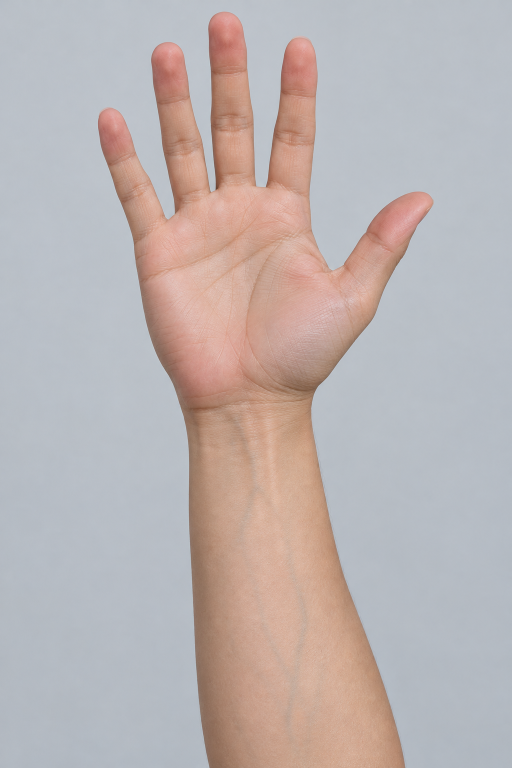
#> input picture HappyToyV2/SourceArt/PlayerHandsV2/References/neutral-hand.png, 1024 x 1536 px (shown at 1/2 size); its folder holds 2 pictures in this run
$ python prepare_projection.py
#> lines starting #> are read from the running program, lines starting #| are printed output that depends on the picture; after the words box and inside, x2 and y2 are one past the last pixel; in counts of white or black regions, pixels touching at a corner belong together
"""Prepare photographic projection borders; Python 3.11/Pillow/NumPy/SciPy.
Keeps the generated reference photographs unchanged. This deterministic padding
prevents grey background bleeding onto the UV seams of the finished 3D hand.
"""
from pathlib import Path
from PIL import Image,ImageFilter
import numpy as np
from scipy.ndimage import distance_transform_edt,binary_erosion
ROOT=Path(__file__).resolve().parent
(ROOT/'Derived').mkdir(exist_ok=True)
for name in ('neutral-hand','dorsal-hand'):
    pixels=np.array(Image.open(ROOT/'References'/(name+'.png')).convert('RGB'))
#> pixels is the input picture: shape (1536, 1024, 3); mean R, G, B 187.9, 178.8, 178.2
    p=pixels.astype(np.float32)
    # Discard antialiased background/skin edge pixels as well as the backdrop.
    # Otherwise their pale grey casts become long striped borders on side UVs.
    mask=(p[:,:,0]>p[:,:,1]*1.15)&(p[:,:,0]>p[:,:,2]*1.25)
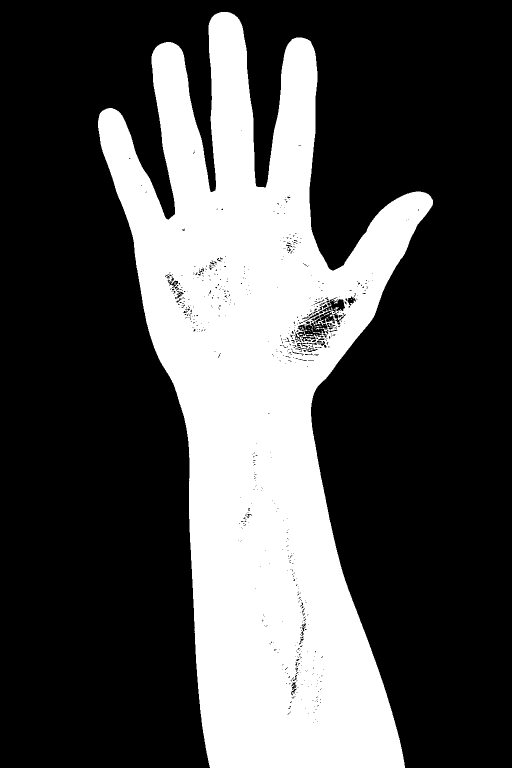
#> mask: shape (1536, 1024) bool (shown at 1/2 size); 30.9% white; 38 white regions (36 under 20 px), largest, box (x1, y1, x2, y2) and area: (196, 24, 866, 1536) 486198, (626, 664, 641, 668) 22
    mask=binary_erosion(mask,iterations=6)
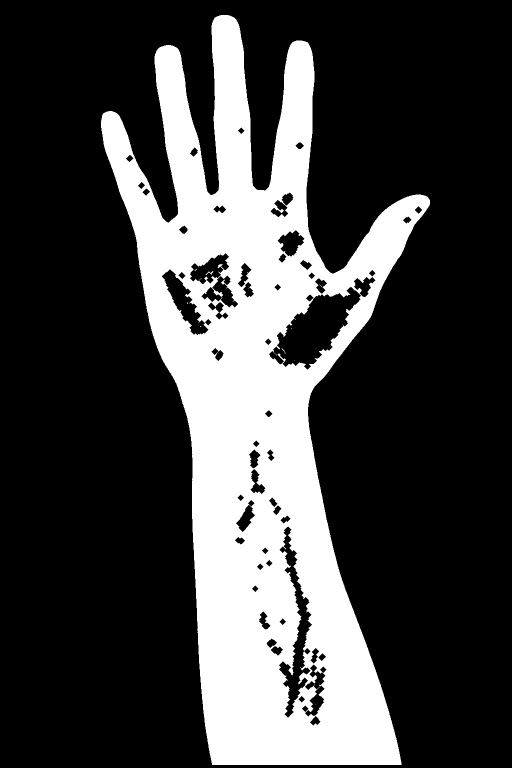
#> mask: shape (1536, 1024) bool (shown at 1/2 size); 26.4% white; 11 white regions (9 under 20 px), largest, box (x1, y1, x2, y2) and area: (202, 30, 860, 1530) 414633, (411, 542, 427, 550) 36
    indices=distance_transform_edt(~mask,return_distances=False,return_indices=True)
    nearest=pixels[indices[0],indices[1]]
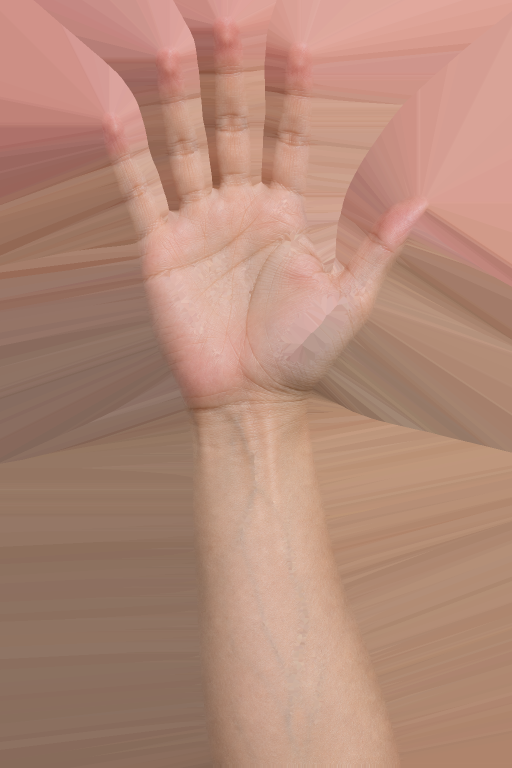
#> nearest: shape (1536, 1024, 3) (shown at 1/2 size); mean R, G, B 179.5, 137.8, 120.4
    soft=np.asarray(Image.fromarray(nearest).filter(ImageFilter.GaussianBlur(12)))
    weight=np.clip(distance_transform_edt(mask)/6,0,1)[:,:,None]
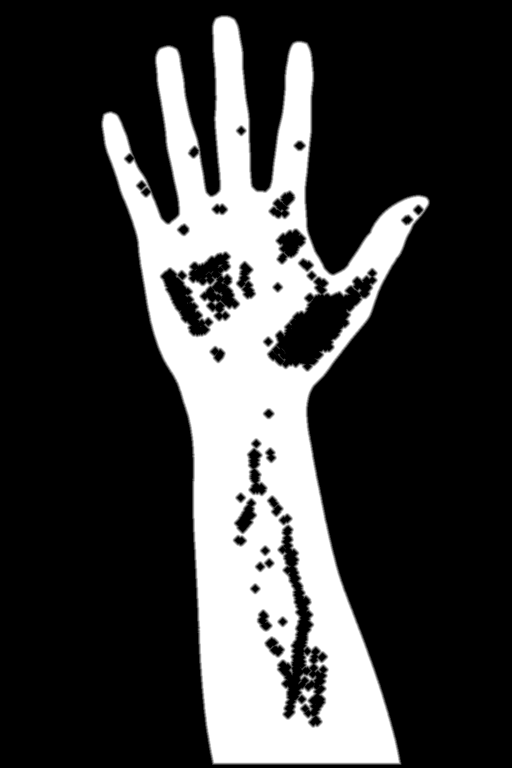
#> weight: shape (1536, 1024, 1) float64 (shown at 1/2 size); min 0, max 1, mean 0.242
    padded=np.uint8(pixels*weight+soft*(1-weight))
    Image.fromarray(padded).save(ROOT/'Derived'/(name+'-projection.png'))
#> pass 2 of the loop `for name in ('neutral-hand','dorsal-hand'):`:
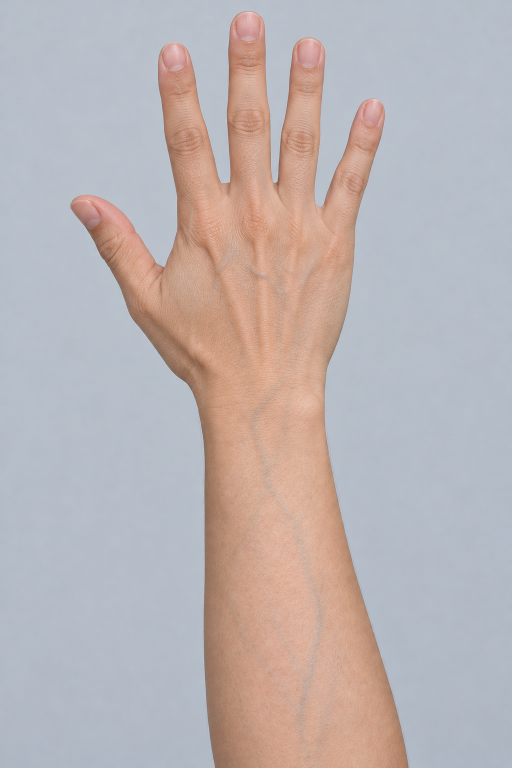
#> input picture HappyToyV2/SourceArt/PlayerHandsV2/References/dorsal-hand.png, 1024 x 1536 px (shown at 1/2 size)
#> pixels is the input picture: shape (1536, 1024, 3); mean R, G, B 187.1, 178.9, 179.5
#> `mask=(p[:,:,0]>p[:,:,1]*1.15)&(p[:,:,0]>p[:,:,2]*1.25)`:
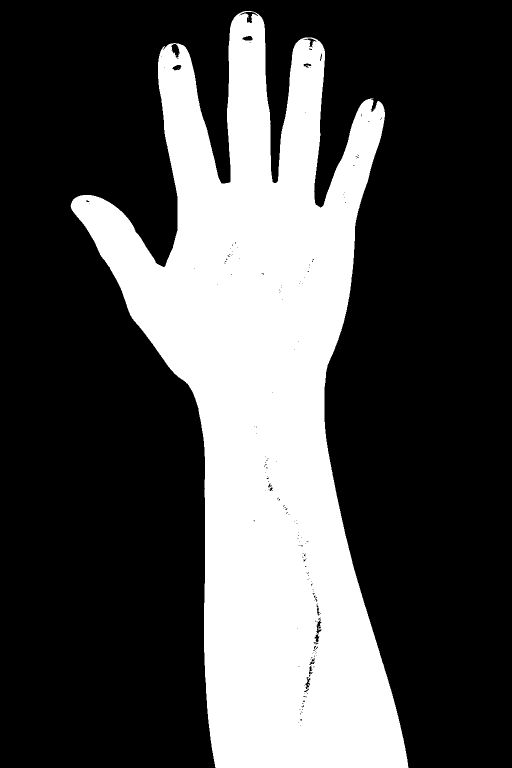
#> mask: shape (1536, 1024) bool (shown at 1/2 size); 30.6% white; 4 white regions (3 under 20 px), largest, box (x1, y1, x2, y2) and area: (141, 22, 817, 1536) 481662
#> `weight=np.clip(distance_transform_edt(mask)/6,0,1)[:,:,None]`:
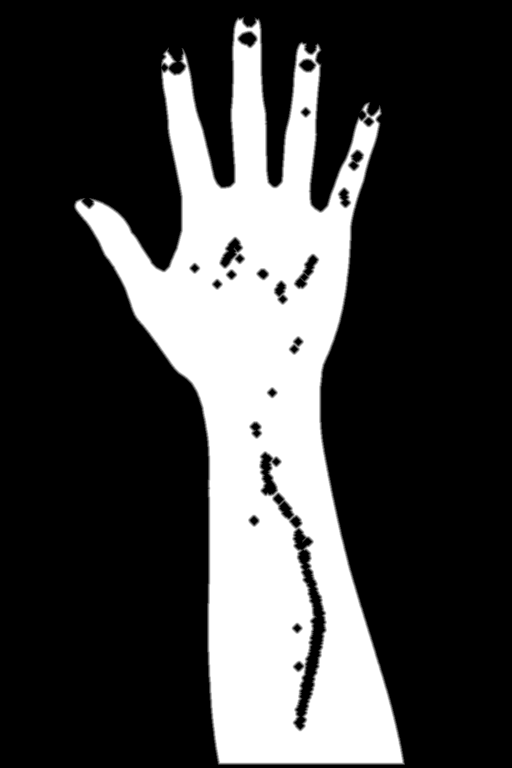
#> weight: shape (1536, 1024, 1) float64 (shown at 1/2 size); min 0, max 1, mean 0.262
print('HAND_PROJECTION_INPUTS_PASS')
